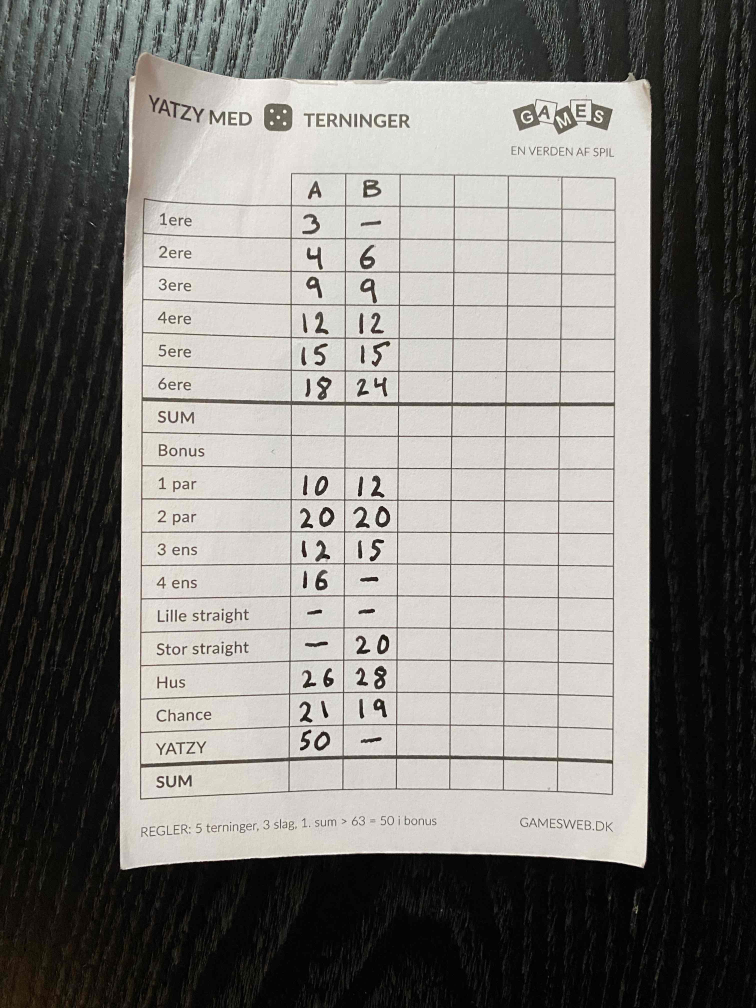
#> input picture ScoreSheet_api/499-Score-Sheet-Detection/asset/sample.jpg, 3024 x 4032 px (shown at 1/4 size); its folder holds only this picture in this run
$ python -i Utility.py   (imports and definitions only)   (older library calls are emulated)
#> lines starting #> are read from the running program, lines starting #| are printed output that depends on the picture
import cv2
import matplotlib.pyplot as plt
import numpy as np
import os
import glob

# [67 lines left out: functions loadImages, showImage, resizeImage, resize28Image, getAreaByContour, convertGray2BinaryImage, not called in this run]

def convertBgr2GrayImage(rgb_img):
    return cv2.cvtColor(rgb_img, cv2.COLOR_BGR2GRAY)

def gaussiamBlur(gray_img, filter_width=3, filter_height=3):
    return cv2.GaussianBlur(gray_img,(filter_width,filter_height),0)

def removeNoiseAndShadow(gray_img):
    dilated_img = cv2.dilate(gray_img, np.ones((7,7), np.uint8))
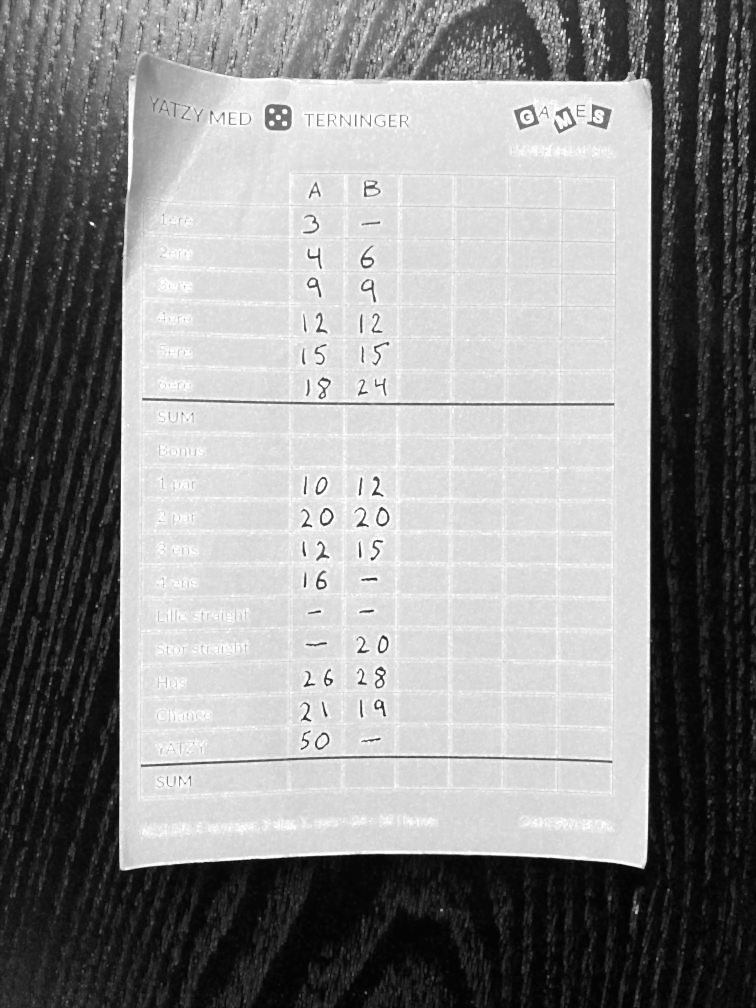
#> dilated_img: shape (4032, 3024) (shown at 1/4 size); min 1, max 255, mean 140.5
    bg_img = cv2.medianBlur(dilated_img, 99)
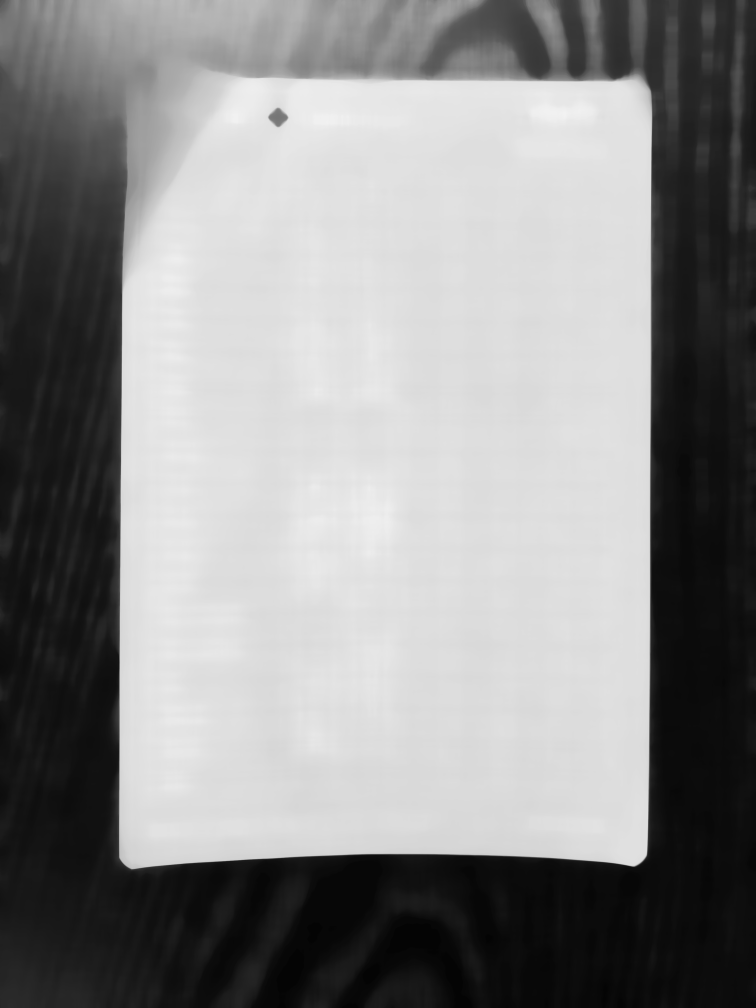
#> bg_img: shape (4032, 3024) (shown at 1/4 size); min 4, max 242, mean 138.7
    diff_img = 255 - cv2.absdiff(gray_img, bg_img)
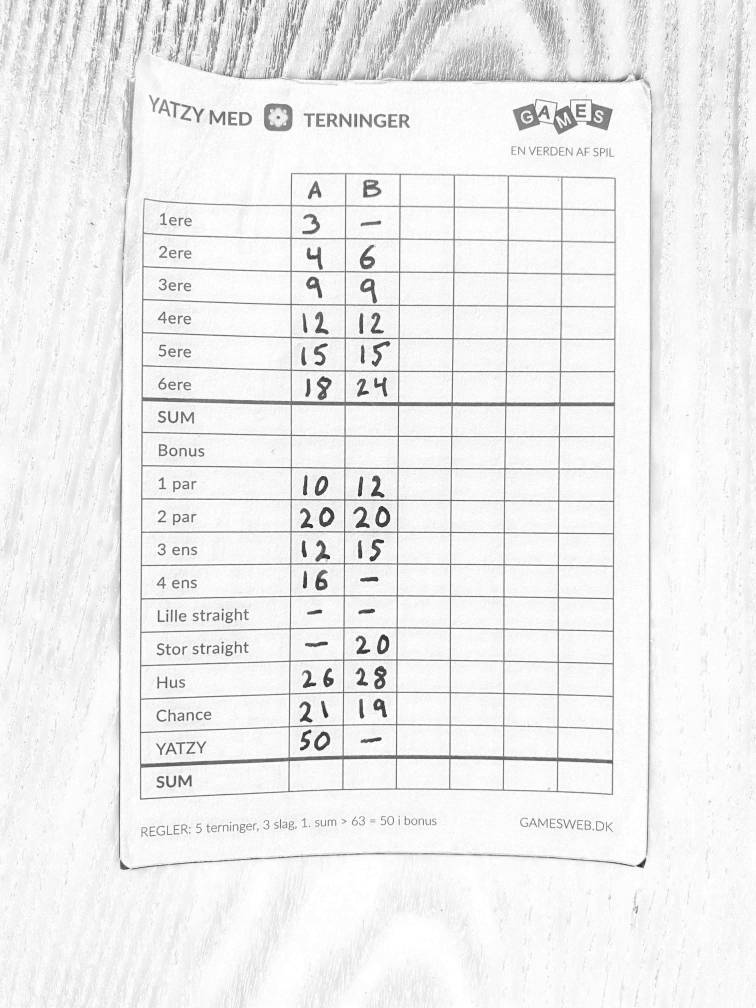
#> diff_img: shape (4032, 3024) (shown at 1/4 size); min 18, max 255, mean 238.4
    norm_img = diff_img.copy()
    cv2.normalize(diff_img, norm_img, alpha=0, beta=255, norm_type=cv2.NORM_MINMAX, dtype=cv2.CV_8UC1)
    return diff_img

# [22 lines left out: functions contours, sortContours, not called in this run]

>>> import cv2
>>> picture = cv2.imread('asset/sample.jpg', cv2.IMREAD_GRAYSCALE)
>>> result = removeNoiseAndShadow(picture)
